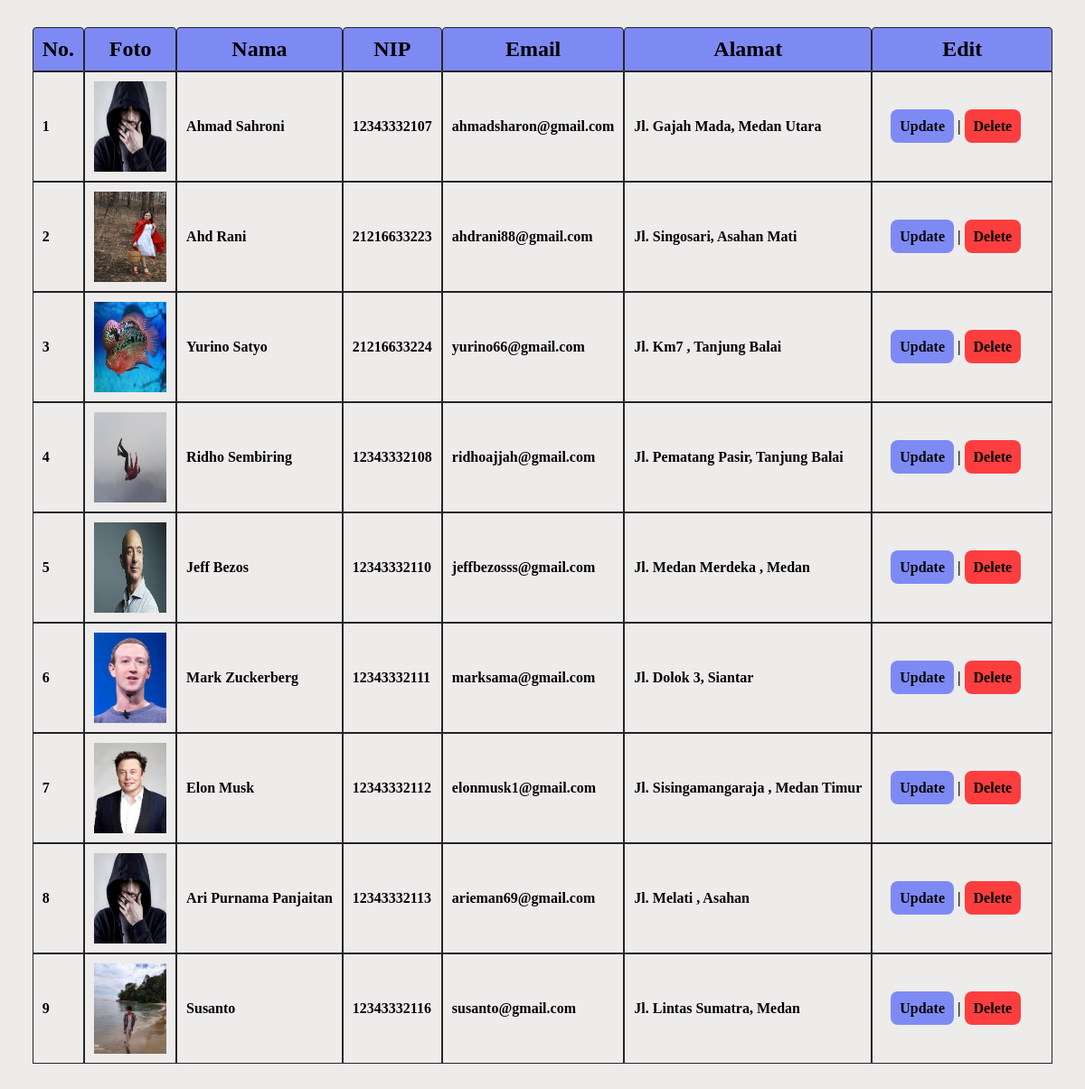
The app's page /data.php with its own data.
### tables this page shows
CREATE TABLE `data_karyawan` (
  `id` int(11) NOT NULL,
  `foto` varchar(200) NOT NULL,
  `nama` varchar(200) NOT NULL,
  `nip` varchar(12) NOT NULL,
  `email` varchar(255) NOT NULL,
  `alamat` text NOT NULL
);

### functions/functions.php (called while the page is built, shortened)
<?php
$conn = mysqli_connect('localhost','root','','data_pekerja');
function query($query) {
    global $conn;
    $result = mysqli_query($conn,$query);
    $datas  = [];
    while ($data = mysqli_fetch_assoc($result)) {
        $datas[] = $data ;
    }
    return $datas ;
}
?>

### data.php (the view, shortened to what this page needs)
<?php
require('functions/functions.php');
$keyword = $_GET['keyword'];
$query = "SELECT * FROM data_karyawan WHERE
nama LIKE '%$keyword%' OR
nip LIKE '%$keyword%' OR
email LIKE '%$keyword%' OR
alamat LIKE '%$keyword%'";
$dataperHalaman = 3;
$jumlahData = count(query($query));
$halamanAktif = isset($_GET['halaman']) ? $_GET['halaman'] : 1 ;
$awalanData = ($dataperHalaman * $halamanAktif) - $dataperHalaman;
$data_pekerja = query($query);
?>
<html lang="en">
<head>
    <link rel="stylesheet" href="index.css">
</head>
<body>
    <div class="container">
        <div class="table" >
            <table  cellpadding="10" cellspacing="0"; >
                <tr>
                    <th>No.</th>
                    <th>Foto</th>
                    <th>Nama</th>
                    <th>NIP</th>
                    <th>Email</th>
                    <th>Alamat</th>
                    <th>Edit</th>
                </tr>
                <?php $i = 1 ?>
                <?php foreach($data_pekerja as $datas) :?>
                <tr>
                    <td><?= $i + $awalanData ?></td>
                    <td><img src="images/<?= $datas['foto']; ?>" alt=""></td>
                    <td><?= ucwords($datas['nama']) ; ?></td>
                    <td><?= $datas['nip']; ?></td>
                    <td><?= $datas['email']; ?></td>
                    <td><?= ucwords($datas['alamat']); ?></td>
                    <div class="ubah">
                        <td class="change" >
                            <a href="update/update.php?id=<?= $datas['id']; ?>" class="update" >Update</a> |
                            <a href="delete.php?id=<?= $datas['id']; ?>" class="delete"  onclick="return confirm('Apakah Anda Yakin..??')">Delete</a>
                        </td>
                    </div>
                </tr>
                <?php $i++ ?>
                <?php endforeach; ?>
            </table>
        </div>
    </div>
</body>
</html>

### index.css (style rules this page uses)
*,html { margin: 0; padding: 0; box-sizing: border-box; }
body { background-color: rgb(238, 235, 235); }
.container { max-width: 1200px; margin: 0 auto; }
.table { display: flex; justify-content: center; align-items: center; padding: 10px; margin: 20px; margin-top: 20px ; }
tr th { padding: 10px; font-weight: bold; font-size: 24px; background-color: rgb(126, 138, 243); border: 1.5px solid rgb(37, 37, 37); border-radius: 4px 4px 0 0; -webkit-border-radius: 4px 4px 0 0; -moz-border-radius: 4px 4px 0 0; -ms-border-radius: 4px 4px 0 0; -o-border-radius: 4px 4px 0 0; }
th { margin: 10px; }
tr td { font-size: 16px; padding: 10px; font-weight: bold; border: 1.5px solid rgb(37, 37, 37); }
.ubah { display: flex; }
.change { padding: 20px; width: 200px; }
.update { text-decoration: none; background-color: rgb(126, 138, 243) ; color: black ; padding: 10px; border-radius: 8px; font-weight: bold; font-size: 16px; }
.delete { text-decoration: none; background-color: rgb(253, 62, 62) ; color: black ; padding: 10px; border-radius: 8px; font-weight: bold; font-size: 16px; }
img { width: 80px; height: 100px; }

### records on screen
data_karyawan: awalanData "1", foto (picture), nama "Ahmad Sahroni", nip "12343332107", email "ahmadsharon@gmail.com", alamat "Jl. Gajah Mada, Medan Utara"
data_karyawan: awalanData "2", foto (picture), nama "Ahd Rani", nip "21216633223", email "ahdrani88@gmail.com", alamat "Jl. Singosari, Asahan Mati"
data_karyawan: awalanData "3", foto (picture), nama "Yurino Satyo", nip "21216633224", email "yurino66@gmail.com", alamat "Jl. Km7 , Tanjung Balai"
data_karyawan: awalanData "4", foto (picture), nama "Ridho Sembiring", nip "12343332108", email "ridhoajjah@gmail.com", alamat "Jl. Pematang Pasir, Tanjung Balai"
data_karyawan: awalanData "5", foto (picture), nama "Jeff Bezos", nip "12343332110", email "jeffbezosss@gmail.com", alamat "Jl. Medan Merdeka , Medan"
data_karyawan: awalanData "6", foto (picture), nama "Mark Zuckerberg", nip "12343332111", email "marksama@gmail.com", alamat "Jl. Dolok 3, Siantar"
data_karyawan: awalanData "7", foto (picture), nama "Elon Musk", nip "12343332112", email "elonmusk1@gmail.com", alamat "Jl. Sisingamangaraja , Medan Timur"
data_karyawan: awalanData "8", foto (picture), nama "Ari Purnama Panjaitan", nip "12343332113", email "arieman69@gmail.com", alamat "Jl. Melati , Asahan"
data_karyawan: awalanData "9", foto (picture), nama "Susanto", nip "12343332116", email "susanto@gmail.com", alamat "Jl. Lintas Sumatra, Medan"
